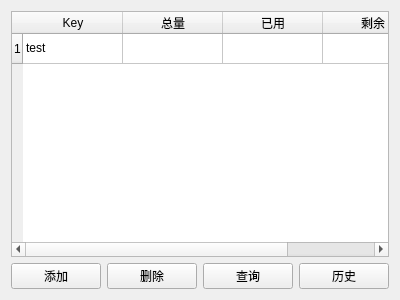
<?xml version="1.0" encoding="UTF-8"?>
<ui version="4.0">
 <class>Form</class>
 <widget class="QWidget" name="Form">
  <property name="geometry">
   <rect>
    <x>0</x>
    <y>0</y>
    <width>400</width>
    <height>300</height>
   </rect>
  </property>
  <property name="windowTitle">
   <string>Form</string>
  </property>
  <layout class="QGridLayout" name="gridLayout">
   <item row="2" column="1">
    <widget class="QPushButton" name="pushButton_3">
     <property name="text">
      <string>删除</string>
     </property>
    </widget>
   </item>
   <item row="2" column="2">
    <widget class="QPushButton" name="pushButton_4">
     <property name="text">
      <string>查询</string>
     </property>
    </widget>
   </item>
   <item row="2" column="0">
    <widget class="QPushButton" name="pushButton_2">
     <property name="text">
      <string>添加</string>
     </property>
    </widget>
   </item>
   <item row="2" column="3">
    <widget class="QPushButton" name="pushButton_5">
     <property name="text">
      <string>历史</string>
     </property>
    </widget>
   </item>
   <item row="1" column="0" colspan="4">
    <widget class="QTableWidget" name="tableWidget">
     <row>
      <property name="text">
       <string>1</string>
      </property>
     </row>
     <column>
      <property name="text">
       <string>Key</string>
      </property>
     </column>
     <column>
      <property name="text">
       <string>总量</string>
      </property>
     </column>
     <column>
      <property name="text">
       <string>已用</string>
      </property>
     </column>
     <column>
      <property name="text">
       <string>剩余</string>
      </property>
     </column>
     <item row="0" column="0">
      <property name="text">
       <string>test</string>
      </property>
     </item>
    </widget>
   </item>
  </layout>
 </widget>
 <resources/>
 <connections/>
</ui>
